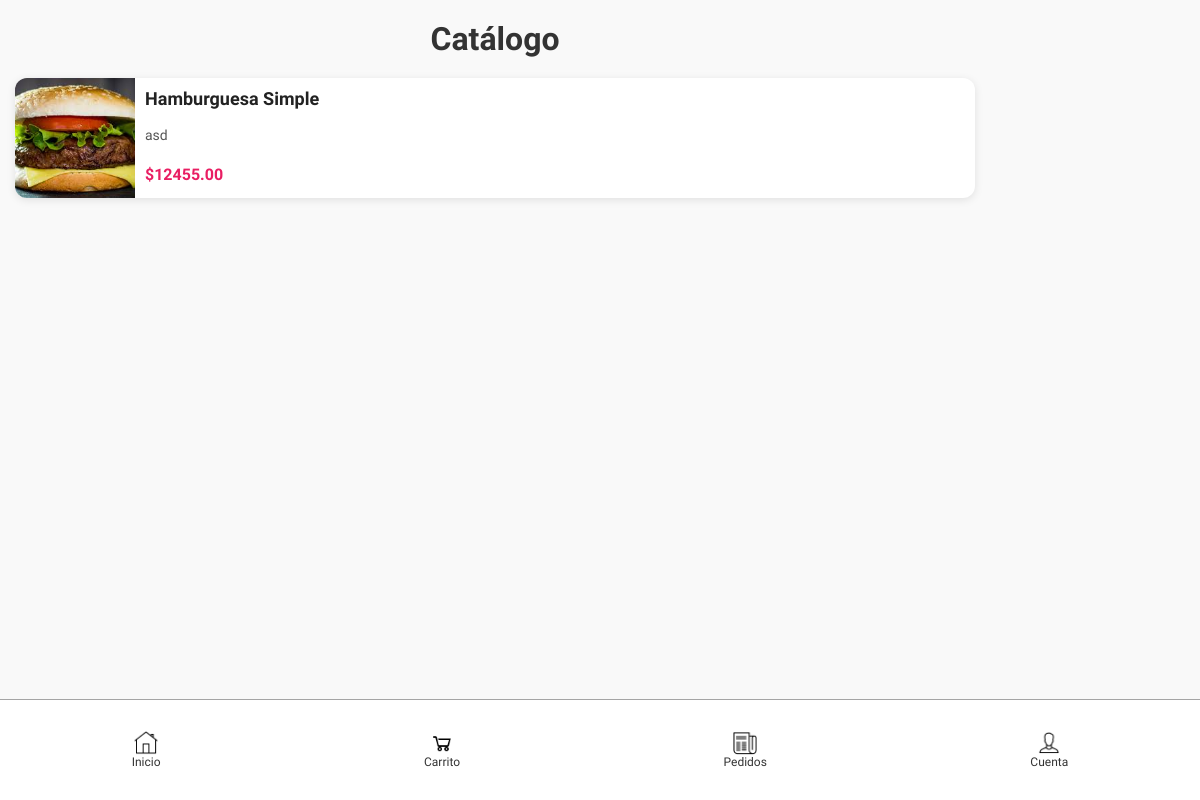
/catalogo/ (signed in), run on the app's committed database.
### mi_app/models.py (models this page shows, shortened)
class Producto(models.Model):
    nombre = models.CharField(max_length=100)
    descripcion = models.TextField(blank=True)
    precio = models.DecimalField(max_digits=8, decimal_places=2)
    categoria = models.CharField(max_length=50)
    disponible = models.BooleanField(default=True)
    personalizable = models.BooleanField(default=False)
    campos_personalizacion = models.ManyToManyField('PersonalizacionCampo', blank=True, related_name='productos')
    imagen = models.ImageField(upload_to='productos/', blank=True, null=True)  # 👈 campo nuevo

### mi_app/views/cliente.py (the view)
# urls.py: path('catalogo/', views.catalogo_cliente, name='catalogo_cliente'),
@login_required
def catalogo_cliente(request):
    productos = Producto.objects.filter(disponible=True)
    return render(request, 'cliente/catalogo.html', {'productos': productos})

### mi_app/templates/cliente/catalogo.html
{% extends 'base.html' %}
{% block content %}
{% load static %}
<link rel="stylesheet" href="{% static 'css/catalogo.css' %}">
<h1>Catálogo</h1>
<div class="grid">
  {% for producto in productos %}
    <a href="{% url 'detalle_producto' producto.id %}" style="text-decoration: none; color: inherit;">
      <div class="producto-card">
        {% if producto.imagen %}
          <img src="{{ producto.imagen.url }}" alt="{{ producto.nombre }}">
        {% endif %}
        <div class="producto-info">
          <h3>{{ producto.nombre }}</h3>
          <p>{{ producto.descripcion }}</p>
          <p><strong>${{ producto.precio }}</strong></p>
        </div>
      </div>
    </a>
  {% endfor %}
</div>
{% endblock %}

### mi_app/static/css/base.css (style rules this page uses)
body, h1, h2, h3, h4, h5, h6, p, a, span, div, input, button, select, textarea { font-family: 'Jockey One', Arial, sans-serif !important; }
body { margin: 0; background-color: #f9f9f9; color: #333; padding: 0 !important;; }
p { font-family: 'Jockey One', Arial, sans-serif; }
h3 { font-size: 1.15em; font-weight: bold; font-family: 'Jockey One', Arial, sans-serif; }
body { padding-bottom: 60px; }
body { min-height: 100vh; display: flex; flex-direction: column; }

### mi_app/static/css/catalogo.css (style rules this page uses)
body { font-family: 'Helvetica Neue', sans-serif; background-color: #f9f9f9; margin: 0; padding: 0 10px; }
h1 { text-align: center; color: #333; margin: 20px 0; }
.grid { display: flex; flex-direction: column; gap: 20px; }
.producto-card { display: flex; flex-direction: row; background-color: white; border-radius: 12px; overflow: hidden; box-shadow: 0 2px 8px rgba(0,0,0,0.1); transition: transform 0.2s ease-in-out; }
.producto-card img { width: 120px; height: 120px; object-fit: cover; }
.producto-info { flex: 1; padding: 10px; display: flex; flex-direction: column; justify-content: space-between; }
.producto-info h3 { margin: 0; font-size: 18px; color: #222; }
.producto-info p { margin: 4px 0; font-size: 14px; color: #555; }
.producto-info strong { color: #e91e63; font-size: 16px; }

### data on the page
Producto: imagen (picture), nombre "Hamburguesa Simple", descripcion "asd", precio "12455.00"
